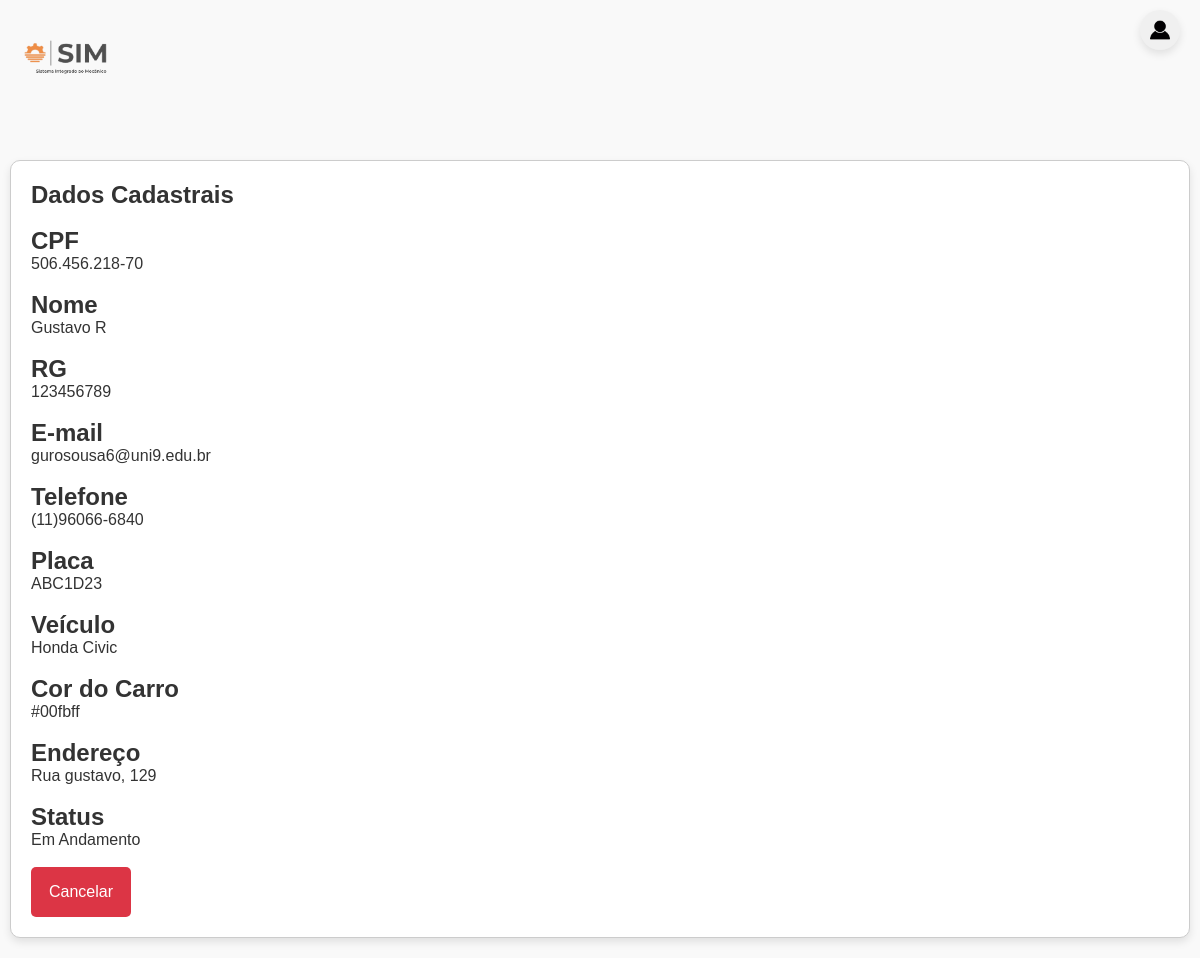
/Visualizar.php?idPf=7 (signed in), run on an earlier commit of the app's database.
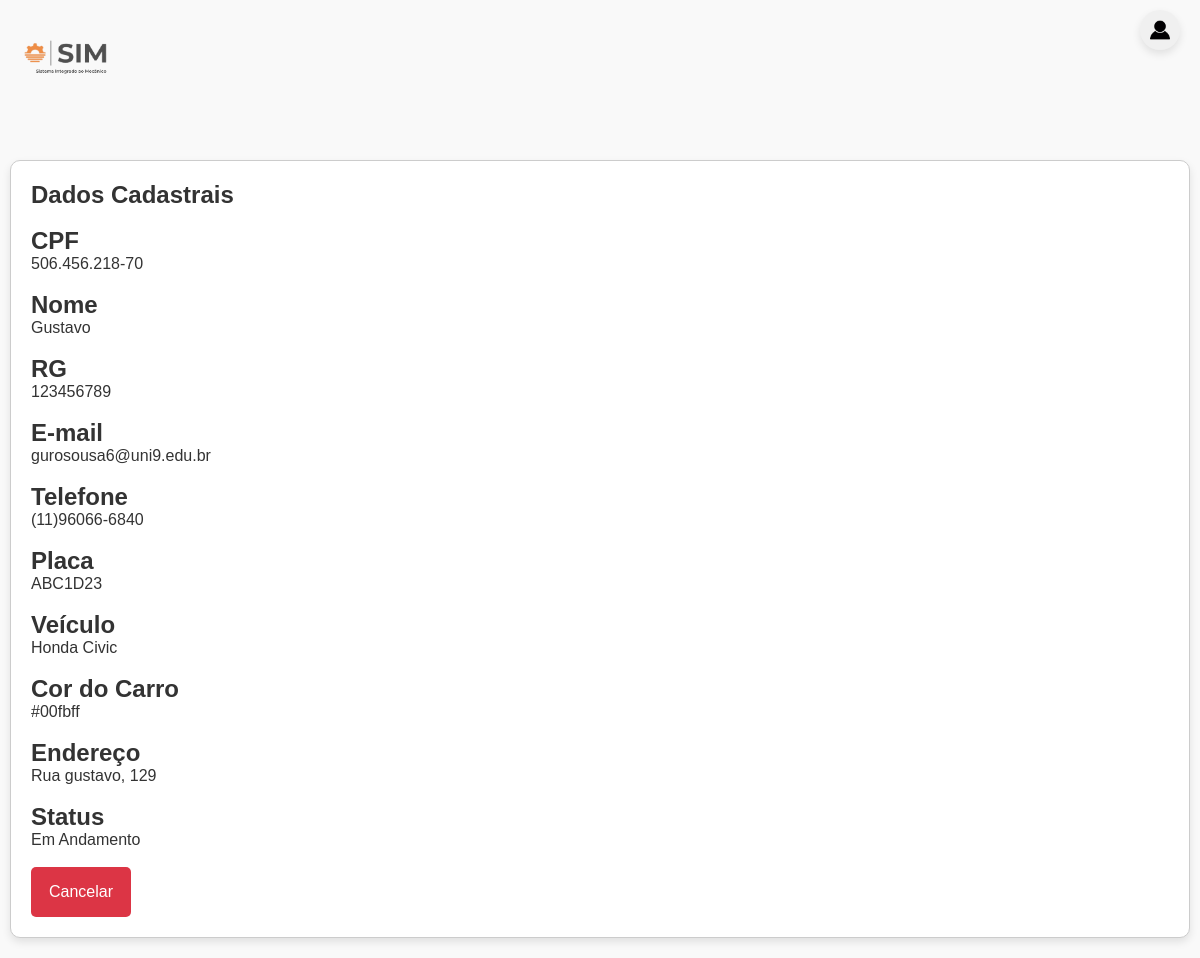
And on a later commit of the database.
### tables this page shows
CREATE TABLE `tb_pf` (
  `idPf` int(11) NOT NULL COMMENT 'PK do pf',
  `cpf` char(14) NOT NULL COMMENT 'CPF do cliente PF',
  `nome` varchar(100) NOT NULL COMMENT 'Nome do cliente PF',
  `rg` char(12) NOT NULL COMMENT 'RG do cliente PF',
  `nascimento` date NOT NULL COMMENT 'Data de nascimento do cliente PF',
  `email` varchar(50) NOT NULL COMMENT 'Email do cliente PF',
  `celular` char(14) NOT NULL COMMENT 'Número de celular do cliente PF',
  `idVeiculo` int(11) NOT NULL COMMENT 'FK do veiculo',
  `placa` char(7) NOT NULL COMMENT 'Placa do carro do cliente PF',
  `corCarro` varchar(20) NOT NULL COMMENT 'Cor do carro do cliente PF',
  `endereco` varchar(150) NOT NULL COMMENT 'Endereço do cliente PF'
);

CREATE TABLE `tb_veiculo` (
  `idVeiculo` int(11) NOT NULL COMMENT 'PK do Veículo',
  `marca` varchar(20) NOT NULL COMMENT 'Marca do veículo',
  `modelo` varchar(20) NOT NULL COMMENT 'Modelo do veículo'
);

### Visualizar.php (the view, shortened to what this page needs)
<?php
require_once("conexaobd.php");
?>
<?php
$idPf = $_GET ['idPf'];
$ClientePF = "select * from tb_pf inner join tb_veiculo on tb_pf.idVeiculo = tb_veiculo.idVeiculo where tb_pf.idPf = $idPf";
$rs_PF = mysqli_query($conn_bd_sim, $ClientePF) or die($mysqli_error($conn_bd_sim));
$row_rs_PF = mysqli_fetch_assoc($rs_PF);
?>
<!DOCTYPE html>
<html lang="pt-br">
<head>
    <link rel="stylesheet" href="formularioCAD.css">
</head>
<body>
    <header>
        <div class="logo">
            <img src="imagens/logo1.png" alt="Logo">
        </div>
        <div class="user-button">
            <img src="imagens/usuario.png" alt="Usuário">
    </header>
    <section class="form-section-cpf">
    <h2>Dados Cadastrais</h2></br>
            <div class="form-group-cpf">
               <h1>CPF</h1>
                <p> <?php echo($row_rs_PF['cpf']);?> </p>
            </div>
            <br>
            <div class="form-group-cpf">
            <h1>Nome</h1>
            <p> <?php echo($row_rs_PF['nome']);?> </p>
            </div>
            <br>
            <div class="form-group-cpf">
            <h1>RG</h1>
            <p> <?php echo($row_rs_PF['rg']);?> </p>
            </div>
            <br>
            <div class="form-group-cpf">
            <h1>E-mail</h1>
            <p> <?php echo($row_rs_PF['email']);?> </p>
            </div>
            <br>
            <div class="form-group-cpf">
            <h1>Telefone</h1>
            <p> <?php echo($row_rs_PF['celular']);?> </p>
            </div>
            <br>
            <div class="form-group-cpf">
            <h1>Placa</h1>
            <p> <?php echo($row_rs_PF['placa']);?> </p>
            </div>
            <br>
            <div class="form-group-cpf">
            <h1>Veículo</h1>
            <p> <?php echo($row_rs_PF['marca']." ".$row_rs_PF['modelo']); ?></p>
            </div>
            <br>
            <div class="form-group-cpf">
            <h1>Cor do Carro</h1>
            <p> <?php echo($row_rs_PF['corCarro']);?> </p>
            </div>
            <br>
            <div class="form-group-cpf">
            <h1>Endereço</h1>
            <p> <?php echo($row_rs_PF['endereco']);?> </p>
            </div>
            <br>
            <div class="form-group-cpf">
            <h1>Status</h1>
            <p> Em Andamento </p>
            </div>
            <br>
            <input type="reset" value="Cancelar" onclick="window.location.href='ListaCadastro.php'">
    </section>
</body>
</html>

### formularioCAD.css (style rules this page uses)
* { margin: 0; padding: 0; box-sizing: border-box; }
body { font-family: Arial, sans-serif; background-color: #f9f9f9; color: #333; }
header { position: relative; background-color: #f9f9f9; color: rgb(0, 0, 0); padding: 20px; display: flex; align-items: center; justify-content: space-between; flex-wrap: wrap; }
header .logo { display: flex; align-items: center; flex-wrap: wrap; }
header .logo img { height: 70px; margin-right: 20px; }
header .user-button { position: fixed; top: 10px; right: 20px; background-color: #f0f0f0; border-radius: 50%; padding: 5px; box-shadow: 0 4px 8px rgba(0, 0, 0, 0.1); cursor: pointer; display: flex; align-items: center; justify-content: center; transition: background-color 0.3s ease; width: 40px; height: 40px; }
header .user-button img { width: 20px; height: 20px; }
.form-section-cpf { max-width: auto; margin: 20px auto; padding: 20px; background-color: #fff; border: 1px solid #ccc; border-radius: 10px; box-shadow: 0 4px 8px rgba(0, 0, 0, 0.1); margin-top: 50px; margin-left: 10px; margin-right: 10px; }
.form-group-cpf { display: flex; flex-direction: column; color: #333; }
input[type="reset"] { background-color: #dc3545; color: white; border: none; padding: 5px; width: 100px; height: 50px; font-size: 16px; cursor: pointer; border-radius: 5px; transition: background-color 0.3s; }

What changed in the data, as far as the page shows it:
changed tb_pf "gurosousa6@uni9.edu.br": nome "Gustavo R" → "Gustavo"
